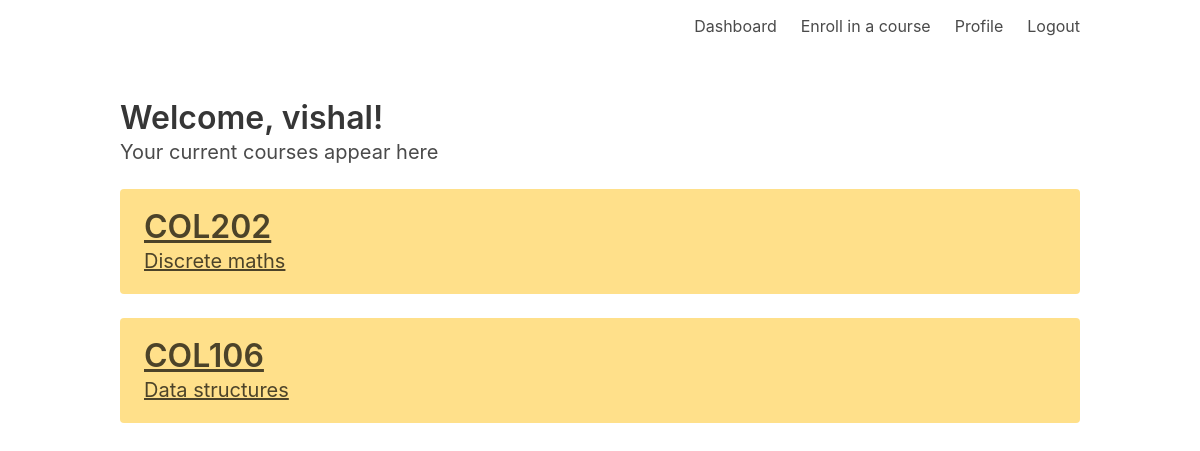
The app's page / (signed in) with its own data.
### models.py (models this page shows)
class User(UserMixin, db.Model):
    id = db.Column(db.Integer, primary_key=True) # primary keys are required by SQLAlchemy
    email = db.Column(db.String(100), unique=True)
    password = db.Column(db.String(100))
    name = db.Column(db.String(1000))
    is_instructor = db.Column(db.Boolean)

class Course(db.Model):
    id = db.Column(db.Integer, primary_key=True)
    code = db.Column(db.String(10), unique=True)
    name = db.Column(db.String(1000))
    instructor_id = db.Column(db.Integer)
    reg_code = db.Column(db.String(1000))
    is_active = db.Column(db.Boolean)

### main.py (the view)
@main.route('/')
def index():
    if not current_user.is_authenticated:
        return render_template('index.html')
    else:
        courses = None
        if current_user.is_instructor:
            courses = Course.query.filter_by(instructor_id = current_user.id)
        else:
            user_courses = User_Course.query.filter_by(user_id = current_user.id)
            courses = [Course.query.filter_by(id=course.course_id).first() for course in user_courses]
        return render_template('dashboard.html', name=current_user.name, courses=courses)

### __init__.py (called while the page is built)
def create_app():
    app = Flask(__name__)
    app.config['SECRET_KEY'] = 'secret-key-goes-here'
    app.config['SQLALCHEMY_DATABASE_URI'] = 'sqlite:///db.sqlite'
    app.config['SQLALCHEMY_TRACK_MODIFICATIONS'] = False
    db.init_app(app)
    login_manager = LoginManager()
    login_manager.login_view = 'auth.login'
    login_manager.init_app(app)
    from .models import User
    @login_manager.user_loader
    def load_user(user_id):
        return User.query.get(int(user_id))
    from .auth import auth as auth_blueprint
    app.register_blueprint(auth_blueprint)
    from .main import main as main_blueprint
    app.register_blueprint(main_blueprint)
    return app

### templates/dashboard.html
{% extends "base.html" %}
{% block content %}
<h1 class="title">
  Welcome, {{name}}!
</h1>
<h1 class='subtitle'>
    Your current courses appear here
</h1>
{% for course in courses %}
<article class="tile is-vertical notification is-warning">
<a href='/course/{{course.code}}'>
  <p class="title">{{course.code}}</p>
  <p class="subtitle">{{course.name}}</p>
</a>
</article>
{% endfor %}
{% endblock %}

### records on screen
User: name "vishal"
Course: code "COL202", name "Discrete maths"
Course: code "COL106", name "Data structures"
